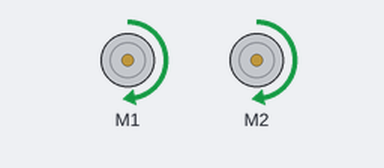
This sketch was run on a simulated Arduino Uno, built with avr-gcc and run on an emulated ATmega328P. On the bench: 2 × DC motor (green arrow = forward, orange = backward, longer = faster).

Above: at 0.1 s.
Timing chart, 0 to 1.6 s (numbered marks = the images above):
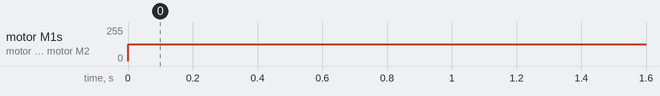

The sketch:

20240913-Straight01.ino
```cpp
#include <ZumoMotors.h>
ZumoMotors motors;
void setup() {
  int m1Speed = 200;
  int m2Speed = 200;
  motors.setSpeeds(m1Speed, m2Speed);
}
void loop() {
}
```

Measured:
- by itself, motor M1, motor M2: stopped → forward 127/255 at 0.00 s
